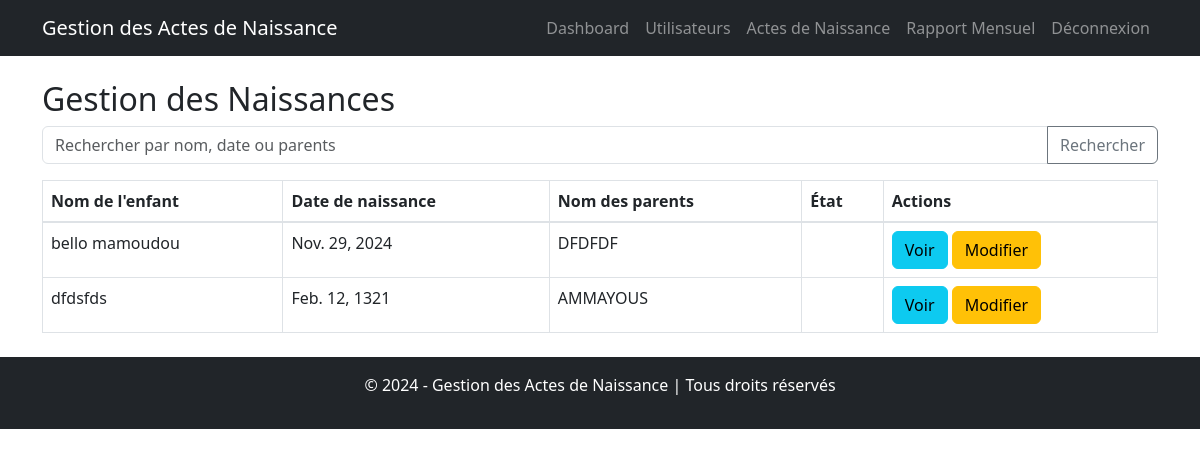
/gestion_naissances/, run on the app's committed database.
### naissance/models.py (models this page shows, shortened)
class Naissance(models.Model):
    STATUT_CHOICES = [
        ('en_attente', 'En attente'),
        ('valide', 'Validé'),
        ('rejete', 'Rejeté'),
    ]
    nom_enfant = models.CharField(max_length=100)
    prenom_enfant = models.CharField(max_length=100)
    date_naissance = models.DateField()
    lieu_naissance = models.CharField(max_length=255)
    hopital = models.ForeignKey(Hopital, on_delete=models.CASCADE, related_name='naissances')
    nom_pere = models.CharField(max_length=100)
    nom_mere = models.CharField(max_length=100)
    statut_validation = models.CharField(max_length=20, choices=STATUT_CHOICES, default='en_attente')

### naissance/views.py (the view)
# urls.py: path('gestion_naissances/', views.gestion_naissances, name='gestion_naissances'),
def gestion_naissances(request):
    naissances = Naissance.objects.all()
    search_term = request.GET.get('search', '')
    if search_term:
        naissances = naissances.filter(
            nom_enfant__icontains=search_term) | naissances.filter(
            nom_pere__icontains=search_term)
    return render(request, 'gestion_naissances.html', {'naissances': naissances})

### naissance/templates/gestion_naissances.html (shortened to what this page needs)
{% extends 'base.html' %}
{% block content %}
<div class="mb-4">
    <h2>Gestion des Naissances</h2>
    <form method="GET" action="" class="mb-3">
        <div class="input-group">
            <input type="text" name="search" class="form-control" placeholder="Rechercher par nom, date ou parents" value="{{ request.GET.search }}">
            <button class="btn btn-outline-secondary" type="submit">Rechercher</button>
        </div>
    </form>
    <table class="table table-bordered">
        <thead>
            <tr>
                <th>Nom de l'enfant</th>
                <th>Date de naissance</th>
                <th>Nom des parents</th>
                <th>État</th>
                <th>Actions</th>
            </tr>
        </thead>
        <tbody>
            {% for naissance in naissances %}
            <tr>
                <td>{{ naissance.nom_enfant }}</td>
                <td>{{ naissance.date_naissance }}</td>
                <td>{{ naissance.nom_pere  }}</td>
                <td><span class="badge {% if naissance.etat == 'validé' %}bg-success{% else %}bg-warning{% endif %}">{{ naissance.etat|capfirst }}</span></td>
                <td>
                    <button class="btn btn-info" data-bs-toggle="modal" data-bs-target="#viewModal{{ naissance.id }}">Voir</button>
                    <button class="btn btn-warning" data-bs-toggle="modal" data-bs-target="#editActModal">Modifier</button>
                </td>
            </tr>
            {% endfor %}
        </tbody>
    </table>
</div>
{% endblock %}

### data on the page
Naissance: nom_enfant "bello mamoudou", date_naissance "Nov. 29, 2024", nom_pere "DFDFDF"
Naissance: nom_enfant "dfdsfds", date_naissance "Feb. 12, 1321", nom_pere "AMMAYOUS"
